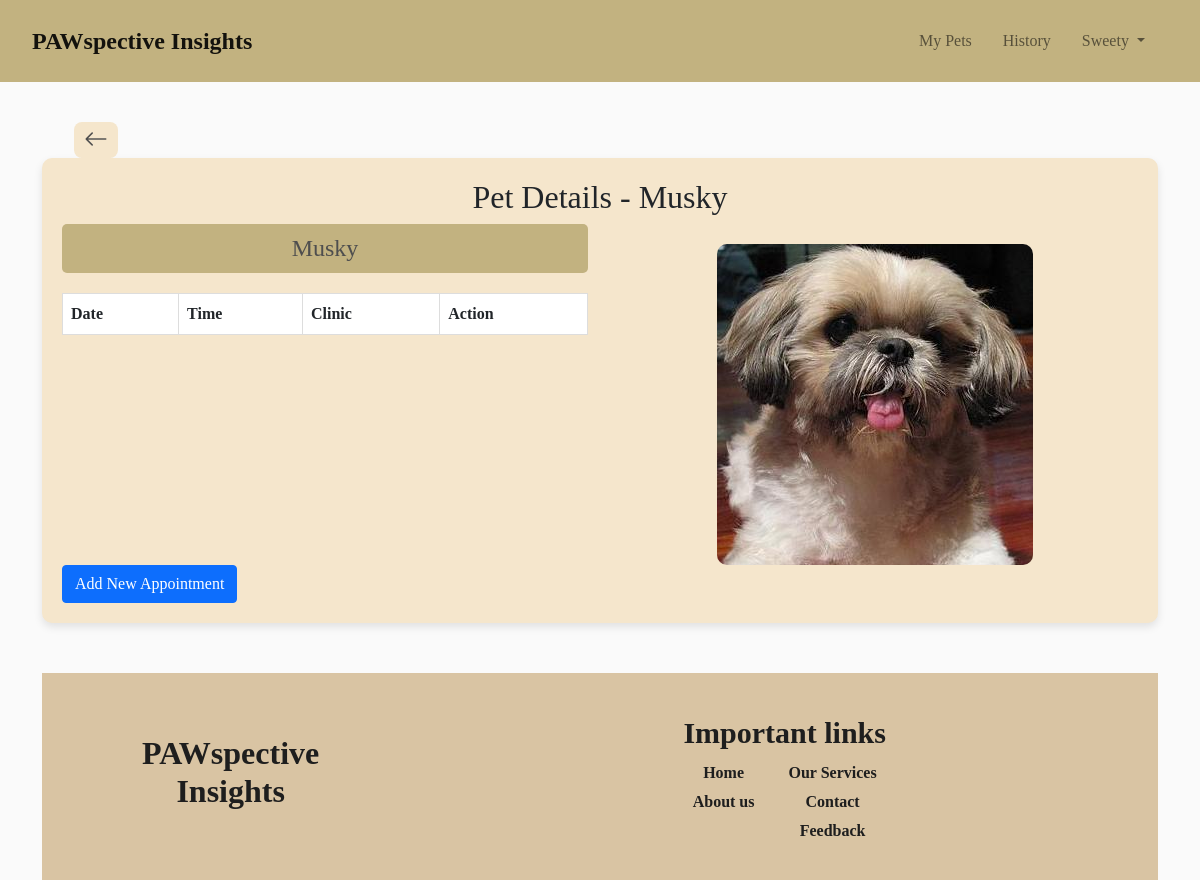
The page /pet_details/1 (signed in) on the database its author committed.
### app.py (models this page shows)
class Pet(db.Model):
    id = db.Column(db.Integer, primary_key=True)
    name = db.Column(db.String(100), nullable=False)
    breed = db.Column(db.String(100))
    age = db.Column(db.Integer)
    weight = db.Column(db.Float(20))
    sex = db.Column(db.String(10))
    image = db.Column(db.String(100))
    user_id = db.Column(db.Integer, db.ForeignKey('user.id'), nullable=False)

### app.py (the view)
@app.route('/pet_details/<int:pet_id>', methods=['GET'])
def pet_details(pet_id):
    if 'user' not in session:
        return redirect(url_for('login'))
    pet = Pet.query.get_or_404(pet_id)
    appointments = Appointment.query.filter_by(pet_id=pet.id).all()
    return render_template('pet_details.html', pet=pet, appointments=appointments)

### templates/pet_details.html (shortened to what this page needs)
{% extends "base.html" %}
{% block content %}
<div class="container mt-3">
  <a href="/my_pets" class="btn-back">
      <i class="bi bi-arrow-left"></i>
  </a>
</div>
<div class="pet-details-container">
    <h2 class="text-center">Pet Details - {{ pet.name }}</h2>
    <div class="row">
        <div class="col-md-6">
            <h3 class="pet-name">{{ pet.name }}</h3>
            <table class="table table-bordered">
                <thead>
                    <tr>
                        <th>Date</th>
                        <th>Time</th>
                        <th>Clinic</th>
                        <th>Action</th>
                    </tr>
                </thead>
            </table>
        </div>
        <div class="col-md-6 text-center">
            <img src="{{ url_for('static', filename='uploads/' + pet.image) }}" class="img-fluid pet-image" alt="{{ pet.name }}">
        </div>
    </div>
 <a href="{{ url_for('add_appointment', pet_id=pet.id) }}" class="btn btn-primary">Add New Appointment</a>
{% endblock %}

### static/css/style.css (style rules this page uses)
body, html { margin: 0; padding: 0; font-family: 'Times New Roman', Times, serif; background-color: #fafafa; }
.btn-back { background: none; border: none; color: #4e4e4e; font-size: 18px; font-weight: bold; padding: 5px; text-decoration: none; margin-left: 20px; }
.btn-back { background-color: #f5e6cc; border: none; color: #4e4e4e; font-size: 24px; padding: 5px 10px; text-decoration: none; margin-left: 20px; border-radius: 8px; }
.btn-back i { font-size: 24px; }
.pet-details-container { padding: 20px; background-color: #f5e6cc; border-radius: 10px; box-shadow: 0px 4px 8px rgba(0,0,0,0.1); }
.pet-name { background-color: #c2b280; color: #4e4e4e; padding: 10px; font-size: 24px; border-radius: 5px; text-align: center; margin-bottom: 20px; }
.table-bordered { background-color: #fff; border: 1px solid #ddd; margin-bottom: 20px; }
.pet-image { max-width: 100%; border-radius: 10px; margin-top: 20px; }

### templates/base.html (style rules this page uses)
body, html { height: 100%; margin: 0; display: flex; flex-direction: column; }

### rows shown on the page
Pet: name "Musky", image+name (picture)

### other values the page prints
{{ session['user']['name'] }} "Sweety"
